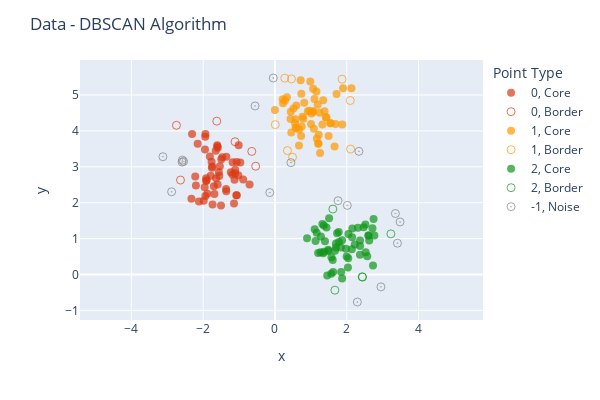

The notebook cell saved with this chart:
### Code cell
vis.plot_point_types()

### Figure 1 — Plotly figure (JSON) as saved in the notebook; plotly's stock layout.template omitted (floating-point values rounded to 4 significant figures)
{"data": [{"hovertemplate": "color=0<br>symbol=Core<br>x=%{x}<br>y=%{y}<extra></extra>", "legendgroup": "0, Core", "marker": {"color": "#DC3912", "opacity": 0.7, "size": 8, "symbol": "circle"}, "mode": "markers", "name": "0, Core", "orientation": "v", "showlegend": true, "type": "scatter", "x": [-1.651, -1.468, -1.063, -1.641, -1.111, -1.187, -1.18, -1.985, -1.012, -1.564, -1.552, -1.918, -0.8858, -1.918, -1.593, -1.739, -2.327, -1.355, -1.504, -1.767, -1.497, -1.904, -1.746, -2.221, -1.079, -1.598, -1.94, -1.815, -1.607, -0.7082, -1.886, -1.536, -1.141, -2.203, -1.359, -1.231, -1.608, -1.791, -1.95, -2.311, -2.154, -1.942, -2.118, -1.022, -1.362, -1.758, -1.067, -1.127, -1.108, -1.688, -1.959, -0.9678, -1.702, -1.937], "xaxis": "x", "y": [3.446, 3.268, 2.208, 2.681, 2.822, 2.784, 3.128, 2.055, 3.603, 2.853, 2.746, 2.683, 2.646, 2.605, 3.53, 1.948, 2.11, 3.283, 1.924, 3.14, 3.214, 2.629, 3.012, 2.731, 2.205, 2.51, 2.189, 3.29, 3.565, 2.504, 2.248, 3.014, 1.976, 2.479, 2.322, 2.848, 3.6, 2.75, 3.484, 3.913, 3.645, 3.84, 2.035, 2.768, 2.383, 2.974, 3.132, 2.641, 2.92, 2.241, 2.43, 3.122, 2.461, 3.914], "yaxis": "y"}, {"hovertemplate": "color=0<br>symbol=Border<br>x=%{x}<br>y=%{y}<extra></extra>", "legendgroup": "0, Border", "marker": {"color": "#DC3912", "opacity": 0.7, "size": 8, "symbol": "circle-open"}, "mode": "markers", "name": "0, Border", "orientation": "v", "showlegend": true, "type": "scatter", "x": [-2.745, -2.633, -1.113, -1.622, -0.538, -0.647], "xaxis": "x", "y": [4.157, 2.631, 3.699, 4.272, 3.016, 3.429], "yaxis": "y"}, {"hovertemplate": "color=1<br>symbol=Core<br>x=%{x}<br>y=%{y}<extra></extra>", "legendgroup": "1, Core", "marker": {"color": "#FF9900", "opacity": 0.7, "size": 8, "symbol": "circle"}, "mode": "markers", "name": "1, Core", "orientation": "v", "showlegend": true, "type": "scatter", "x": [0.7675, 1.069, 1.155, 1.052, 0.7344, 1.433, 1.214, 0.4319, 1.004, 1.545, 1.256, 0.9826, 0.7281, 1.19, 1.714, 0.5717, 1.016, 0.5957, 1.322, 0.9594, 0.3338, 0.7152, 0.2246, 1.083, 0.9143, 1.495, 0.6705, 0.4538, 0.8155, 1.218, 1.896, 0.5728, -0.001849, 0.439, 0.6698, 0.7439, 1.243, 1.66, 1.202, 1.345, 1.38, 1.546, 1.873, 0.7893, 0.5948, 1.414, 0.5595, 0.2772, 1.684, 0.214, 0.5143, 1.101, 1.063, 2.13, 1.164], "xaxis": "x", "y": [4.398, 4.531, 5.1, 4.545, 5.037, 4.377, 3.648, 4.335, 4.191, 4.211, 3.382, 5.375, 3.855, 4.728, 5.025, 4.323, 4.485, 4.086, 4.179, 4.561, 4.936, 5.413, 4.77, 4.063, 4.55, 3.858, 4.041, 3.956, 4.785, 3.893, 5.185, 4.088, 4.581, 4.536, 3.595, 4.122, 4.504, 3.563, 3.644, 4.857, 4.548, 4.213, 4.181, 4.337, 4.71, 4.381, 4.214, 4.844, 4.196, 4.885, 4.627, 4.89, 5.176, 5.192, 3.791], "yaxis": "y"}, {"hovertemplate": "color=1<br>symbol=Border<br>x=%{x}<br>y=%{y}<extra></extra>", "legendgroup": "1, Border", "marker": {"color": "#FF9900", "opacity": 0.7, "size": 8, "symbol": "circle-open"}, "mode": "markers", "name": "1, Border", "orientation": "v", "showlegend": true, "type": "scatter", "x": [0.4884, 0.007931, 2.097, 0.2724, 1.869, 0.4595, 0.3471, 2.106], "xaxis": "x", "y": [3.268, 4.176, 4.847, 5.47, 5.441, 5.45, 3.452, 3.495], "yaxis": "y"}, {"hovertemplate": "color=2<br>symbol=Core<br>x=%{x}<br>y=%{y}<extra></extra>", "legendgroup": "2, Core", "marker": {"color": "#109618", "opacity": 0.7, "size": 8, "symbol": "circle"}, "mode": "markers", "name": "2, Core", "orientation": "v", "showlegend": true, "type": "scatter", "x": [2.368, 2.527, 2.14, 1.608, 1.567, 2.37, 2.223, 1.489, 1.976, 2.149, 2.608, 1.697, 1.834, 1.131, 1.508, 1.87, 1.782, 1.482, 2.369, 2.155, 2.768, 2.47, 1.843, 2.715, 1.266, 2.625, 1.697, 1.777, 1.673, 0.8935, 1.435, 1.201, 1.161, 1.869, 1.996, 1.455, 1.342, 2.569, 1.393, 2.032, 2.518, 1.73, 2.041, 2.045, 1.28, 2.747, 1.32, 2.311, 1.367, 1.106, 1.573, 1.362, 2.731, 2.601, 1.62], "xaxis": "x", "y": [0.5522, 0.6178, 0.7061, 0.4018, 0.01781, 0.9507, 0.8388, 0.6516, 0.719, 1.037, 1.089, 0.7549, 0.754, 0.9356, 1.568, -0.1079, 0.9082, 0.6901, 0.7947, 1.279, 1.088, 1.315, 0.07269, 1.291, 0.6207, 0.9502, 0.8661, 1.187, 0.6593, 1.011, 1.307, 0.6017, 1.161, 0.9561, 0.4996, -0.0292, 0.5936, 0.507, 0.929, 0.1968, 1.392, 1.147, 0.4548, 1.125, 1.058, 1.545, 1.404, 1.304, 0.635, 1.264, 0.4839, 1.366, 0.2497, 1.088, 0.06765], "yaxis": "y"}, {"hovertemplate": "color=2<br>symbol=Border<br>x=%{x}<br>y=%{y}<extra></extra>", "legendgroup": "2, Border", "marker": {"color": "#109618", "opacity": 0.7, "size": 8, "symbol": "circle-open"}, "mode": "markers", "name": "2, Border", "orientation": "v", "showlegend": true, "type": "scatter", "x": [1.669, 2.439, 1.612, 2.43, 3.229], "xaxis": "x", "y": [-0.4364, -0.07251, 1.823, -0.06357, 1.132], "yaxis": "y"}, {"hovertemplate": "color=-1<br>symbol=Noise<br>x=%{x}<br>y=%{y}<extra></extra>", "legendgroup": "-1, Noise", "marker": {"color": "grey", "opacity": 0.7, "size": 8, "symbol": "circle-open-dot"}, "mode": "markers", "name": "-1, Noise", "orientation": "v", "showlegend": true, "type": "scatter", "x": [1.756, -2.88, -2.588, 2.014, 3.411, -3.122, 3.485, 2.295, -0.5555, -2.58, 3.353, -0.1446, 0.4436, -0.04749, -2.546, 2.952, 2.338], "xaxis": "x", "y": [2.055, 2.304, 3.131, 1.926, 0.8723, 3.282, 1.464, -0.7659, 4.696, 3.188, 1.7, 2.282, 3.115, 5.474, 3.15, -0.3443, 3.431], "yaxis": "y"}], "layout": {"coloraxis": {"showscale": false}, "height": 400, "legend": {"title": {"text": "Point Type"}, "tracegroupgap": 0}, "margin": {"t": 60}, "title": {"text": "Data - DBSCAN Algorithm"}, "width": 600, "xaxis": {"anchor": "y", "domain": [0, 1], "scaleanchor": "y", "scaleratio": 1, "title": {"text": "x"}}, "yaxis": {"anchor": "x", "domain": [0, 1], "scaleanchor": "x", "scaleratio": 1, "title": {"text": "y"}}}}
